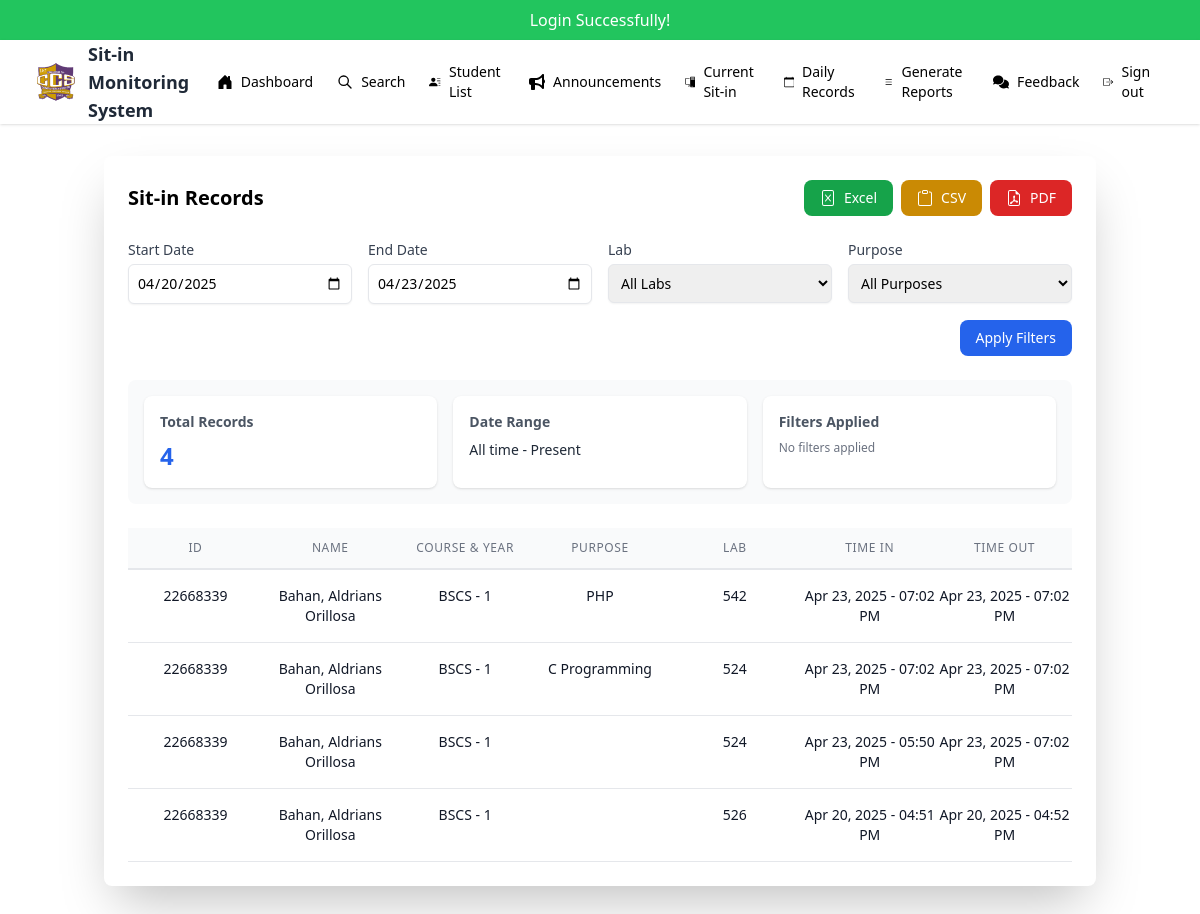
Page /admin/generate_reports.php (signed in) on the committed database.
### tables this page shows
CREATE TABLE `sit_in` (
  `id` int(50) NOT NULL,
  `idno` int(11) NOT NULL,
  `lastname` varchar(50) NOT NULL,
  `firstname` varchar(50) NOT NULL,
  `midname` varchar(50) NOT NULL,
  `course` varchar(50) NOT NULL,
  `year` int(11) NOT NULL,
  `sitin_purpose` enum('C Programming','C#','Java','PHP','Database','Digital & Logic Design','Embedded Systems & IOT','Python Programming','System Integration & Architecture','Computer Application','Web Design & Development','Project Management') NOT NULL,
  `lab` enum('524','526','528','530','542','544','517') NOT NULL,
  `time_in` timestamp NULL DEFAULT NULL,
  `time_out` timestamp NULL DEFAULT NULL
);

CREATE TABLE `students` (
  `id` int(20) NOT NULL,
  `idno` int(20) NOT NULL,
  `lastname` varchar(50) NOT NULL,
  `firstname` varchar(50) NOT NULL,
  `midname` varchar(50) NOT NULL,
  `course` enum('BSIT','BSCS') NOT NULL,
  `year` int(9) NOT NULL,
  `username` varchar(50) NOT NULL,
  `password` varchar(50) NOT NULL,
  `profile` varchar(225) NOT NULL,
  `session` int(30) NOT NULL DEFAULT 30
);

### admin/generate_reports.php (the view, shortened to what this page needs)
<?php
include "../admin/admin_nav.php";
$query_earliest = "SELECT MIN(time_in) as earliest_date FROM sit_in";
$result_earliest = mysqli_query($mysql, $query_earliest);
$earliest_date = mysqli_fetch_assoc($result_earliest)['earliest_date'];
$query = "SELECT students.idno, students.lastname, students.firstname, students.midname, students.course, students.year,
          sit_in.sitin_purpose, sit_in.lab, sit_in.time_in, sit_in.time_out
          FROM sit_in
          JOIN students ON sit_in.idno = students.idno
          WHERE sit_in.time_out IS NOT NULL";
if (isset($_GET['start_date']) && !empty($_GET['start_date'])) {
    $start_date = mysqli_real_escape_string($mysql, $_GET['start_date']);
    $query .= " AND DATE(sit_in.time_in) >= '$start_date'";
} else {
    $start_date = date('Y-m-d', strtotime($earliest_date));
    $query .= " AND DATE(sit_in.time_in) >= '$start_date'";
}
if (isset($_GET['end_date']) && !empty($_GET['end_date'])) {
    $end_date = mysqli_real_escape_string($mysql, $_GET['end_date']);
    $query .= " AND DATE(sit_in.time_in) <= '$end_date'";
} else {
    $end_date = date('Y-m-d');
    $query .= " AND DATE(sit_in.time_in) <= '$end_date'";
}
$query .= " ORDER BY sit_in.time_in DESC";
$result = mysqli_query($mysql, $query);
?>
<!DOCTYPE html>
<html lang="en">
<head>
    <script src="https://cdn.tailwindcss.com"></script>
</head>
<body class="bg-gray-100">
    <div class="container mx-auto px-4 py-8">
        <div class="max-w-7xl mx-auto">
            <div class="bg-white shadow-2xl rounded-lg p-6">
                <div class="flex justify-between items-center mb-6">
                    <h2 class="text-xl font-semibold">Sit-in Records</h2>
                    <div class="flex gap-2">
                        <button onclick="exportToExcel()" class="flex items-center px-4 py-2 bg-green-600 text-white text-sm rounded-lg hover:bg-green-700 transition">
                            Excel
                        </button>
                        <button onclick="exportToCSV()" class="flex items-center px-4 py-2 bg-yellow-600 text-white text-sm rounded-lg hover:bg-yellow-700 transition">
                            CSV
                        </button>
                        <button onclick="exportToPDF()" class="flex items-center px-4 py-2 bg-red-600 text-white text-sm rounded-lg hover:bg-red-700 transition">
                            PDF
                        </button>
                    </div>
                </div>
                <form class="mb-6 grid grid-cols-4 gap-4">
                    <div>
                        <label class="block text-sm font-medium text-gray-700 mb-1">Start Date</label>
                        <input type="date" name="start_date" value="<?php echo isset($_GET['start_date']) ? $_GET['start_date'] : date('Y-m-d', strtotime($earliest_date)); ?>"
                               class="text-sm w-full rounded-md border p-2 shadow-sm focus:border-blue-500 focus:ring-blue-500">
                    </div>
                    <div>
                        <label class="block text-sm font-medium text-gray-700 mb-1">End Date</label>
                        <input type="date" name="end_date" value="<?php echo isset($_GET['end_date']) ? $_GET['end_date'] : date('Y-m-d'); ?>"
                               class="text-sm w-full rounded-md border p-2 shadow-sm focus:border-blue-500 focus:ring-blue-500">
                    </div>
                    <div>
                        <label class="block text-sm font-medium text-gray-700 mb-1">Lab</label>
                        <select name="lab" class="text-sm w-full rounded-md border p-2 shadow-sm focus:border-blue-500 focus:ring-blue-500">
                            <option value="">All Labs</option>
                        </select>
                    </div>
                    <div>
                        <label class="block text-sm font-medium text-gray-700 mb-1">Purpose</label>
                        <select name="purpose" class="text-sm w-full rounded-md border p-2 shadow-sm focus:border-blue-500 focus:ring-blue-500">
                            <option value="">All Purposes</option>
                        </select>
                    </div>
                    <div class="col-span-4 flex justify-end">
                        <button type="submit" class="bg-blue-600 text-sm text-white px-4 py-2 rounded-lg hover:bg-blue-700 transition">
                            Apply Filters
                        </button>
                    </div>
                </form>
                <div class="bg-gray-50 p-4 rounded-lg mb-6">
                    <div class="grid grid-cols-1 md:grid-cols-3 gap-4">
                        <div class="bg-white p-4 rounded-lg shadow">
                            <h3 class="text-sm font-semibold text-gray-600 mb-2">Total Records</h3>
                            <p class="text-2xl font-bold text-blue-600"><?php echo mysqli_num_rows($result); ?></p>
                        </div>
                        <div class="bg-white p-4 rounded-lg shadow">
                            <h3 class="text-sm font-semibold text-gray-600 mb-2">Date Range</h3>
                            <p class="text-sm text-gray-800">
                                <?php
                                if (isset($_GET['start_date']) && !empty($_GET['start_date'])) {
                                    echo date('M d, Y', strtotime($_GET['start_date']));
                                } else {
                                    echo 'All time';
                                }
                                echo ' - ';
                                if (isset($_GET['end_date']) && !empty($_GET['end_date'])) {
                                    echo date('M d, Y', strtotime($_GET['end_date']));
                                } else {
                                    echo 'Present';
                                }
                                ?>
                            </p>
                        </div>
                        <div class="bg-white p-4 rounded-lg shadow">
                            <h3 class="text-sm font-semibold text-gray-600 mb-2">Filters Applied</h3>
                            <div class="flex flex-wrap gap-2">
                                <?php if (!isset($_GET['lab']) && !isset($_GET['purpose']) && !isset($_GET['start_date']) && !isset($_GET['end_date'])): ?>
                                    <span class="text-gray-500 text-xs">No filters applied</span>
                                <?php endif; ?>
                            </div>
                        </div>
                    </div>
                </div>
                <div class="overflow-x-auto">
                    <div class="grid grid-cols-7 text-center border-b-2 py-3 bg-gray-50">
                        <p class="text-xs font-medium text-gray-500 uppercase tracking-wider">ID</p>
                        <p class="text-xs font-medium text-gray-500 uppercase tracking-wider">Name</p>
                        <p class="text-xs font-medium text-gray-500 uppercase tracking-wider">Course & Year</p>
                        <p class="text-xs font-medium text-gray-500 uppercase tracking-wider">Purpose</p>
                        <p class="text-xs font-medium text-gray-500 uppercase tracking-wider">Lab</p>
                        <p class="text-xs font-medium text-gray-500 uppercase tracking-wider">Time In</p>
                        <p class="text-xs font-medium text-gray-500 uppercase tracking-wider">Time Out</p>
                    </div>
                    <div class="overflow-y-auto max-h-[600px]">
                        <?php while ($row = mysqli_fetch_assoc($result)):
                            $time_in = strtotime($row['time_in']);
                            $time_out = strtotime($row['time_out']);
                        ?>
                            <div class="grid grid-cols-7 text-center border-b py-4 hover:bg-gray-50 transition">
                                <p class="text-sm text-gray-900"><?php echo htmlspecialchars($row['idno']); ?></p>
                                <p class="text-sm text-gray-900"><?php echo htmlspecialchars($row['lastname'] . ', ' . $row['firstname'] . ' ' . $row['midname']); ?></p>
                                <p class="text-sm text-gray-900"><?php echo htmlspecialchars($row['course'] . ' - ' . $row['year']); ?></p>
                                <p class="text-sm text-gray-900"><?php echo htmlspecialchars($row['sitin_purpose']); ?></p>
                                <p class="text-sm text-gray-900"><?php echo htmlspecialchars($row['lab']); ?></p>
                                <p class="text-sm text-gray-900"><?php echo date('M d, Y - h:i A', $time_in); ?></p>
                                <p class="text-sm text-gray-900"><?php echo date('M d, Y - h:i A', $time_out); ?></p>
                            </div>
                        <?php endwhile; ?>
                    </div>
                </div>
            </div>
        </div>
    </div>
</body>
</html>

### rows in the picture
sit_in: students.idno "22668339", students.lastname+firstname+midname "Bahan, Aldrians Orillosa", students.course+year "BSCS - 1", sitin_purpose "PHP", lab "542", time_in "Apr 23, 2025 - 07:02 PM", time_out "Apr 23, 2025 - 07:02 PM"
sit_in: students.idno "22668339", students.lastname+firstname+midname "Bahan, Aldrians Orillosa", students.course+year "BSCS - 1", sitin_purpose "C Programming", lab "524", time_in "Apr 23, 2025 - 07:02 PM", time_out "Apr 23, 2025 - 07:02 PM"
sit_in: students.idno "22668339", students.lastname+firstname+midname "Bahan, Aldrians Orillosa", students.course+year "BSCS - 1", lab "524", time_in "Apr 23, 2025 - 05:50 PM", time_out "Apr 23, 2025 - 07:02 PM"
sit_in: students.idno "22668339", students.lastname+firstname+midname "Bahan, Aldrians Orillosa", students.course+year "BSCS - 1", lab "526", time_in "Apr 20, 2025 - 04:51 PM", time_out "Apr 20, 2025 - 04:52 PM"

### other values in the picture
$_SESSION['success'] "Login Successfully!"
mysqli_num_rows($result) "4"
